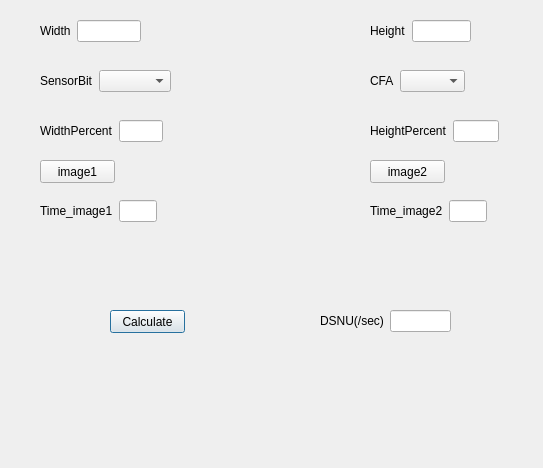
<?xml version="1.0" encoding="UTF-8"?>
<ui version="4.0">
 <class>Dialog</class>
 <widget class="QDialog" name="Dialog">
  <property name="geometry">
   <rect>
    <x>0</x>
    <y>0</y>
    <width>543</width>
    <height>468</height>
   </rect>
  </property>
  <property name="windowTitle">
   <string>Dialog</string>
  </property>
  <widget class="QWidget" name="layoutWidget">
   <property name="geometry">
    <rect>
     <x>40</x>
     <y>20</y>
     <width>101</width>
     <height>22</height>
    </rect>
   </property>
   <layout class="QHBoxLayout" name="horizontalLayout_10">
    <item>
     <widget class="QLabel" name="label_dsnu_width">
      <property name="text">
       <string>Width</string>
      </property>
     </widget>
    </item>
    <item>
     <widget class="QLineEdit" name="lineEdit_dsnu_width"/>
    </item>
   </layout>
  </widget>
  <widget class="QWidget" name="layoutWidget_2">
   <property name="geometry">
    <rect>
     <x>370</x>
     <y>20</y>
     <width>101</width>
     <height>22</height>
    </rect>
   </property>
   <layout class="QHBoxLayout" name="horizontalLayout_12">
    <item>
     <widget class="QLabel" name="label_dsnu_height">
      <property name="text">
       <string>Height</string>
      </property>
     </widget>
    </item>
    <item>
     <widget class="QLineEdit" name="lineEdit_dsnu_height"/>
    </item>
   </layout>
  </widget>
  <widget class="QWidget" name="layoutWidget_3">
   <property name="geometry">
    <rect>
     <x>40</x>
     <y>70</y>
     <width>131</width>
     <height>22</height>
    </rect>
   </property>
   <layout class="QHBoxLayout" name="horizontalLayout_13">
    <item>
     <widget class="QLabel" name="label_dsnu_sensorbit">
      <property name="text">
       <string>SensorBit</string>
      </property>
     </widget>
    </item>
    <item>
     <widget class="QComboBox" name="comboBox_dsnu_sensorbit"/>
    </item>
   </layout>
  </widget>
  <widget class="QWidget" name="layoutWidget_8">
   <property name="geometry">
    <rect>
     <x>370</x>
     <y>70</y>
     <width>95</width>
     <height>22</height>
    </rect>
   </property>
   <layout class="QHBoxLayout" name="horizontalLayout_18">
    <item>
     <widget class="QLabel" name="label_dsnu_cfa">
      <property name="text">
       <string>CFA</string>
      </property>
     </widget>
    </item>
    <item>
     <widget class="QComboBox" name="comboBox_dsnu_cfa"/>
    </item>
   </layout>
  </widget>
  <widget class="QWidget" name="layoutWidget_9">
   <property name="geometry">
    <rect>
     <x>40</x>
     <y>120</y>
     <width>123</width>
     <height>22</height>
    </rect>
   </property>
   <layout class="QHBoxLayout" name="horizontalLayout_19">
    <item>
     <widget class="QLabel" name="label_dsnu_widthpercent">
      <property name="text">
       <string>WidthPercent</string>
      </property>
     </widget>
    </item>
    <item>
     <widget class="QLineEdit" name="lineEdit_dsnu_widthpercent"/>
    </item>
   </layout>
  </widget>
  <widget class="QWidget" name="layoutWidget_10">
   <property name="geometry">
    <rect>
     <x>370</x>
     <y>120</y>
     <width>129</width>
     <height>22</height>
    </rect>
   </property>
   <layout class="QHBoxLayout" name="horizontalLayout_20">
    <item>
     <widget class="QLabel" name="label_dsnu_heightpercent">
      <property name="text">
       <string>HeightPercent</string>
      </property>
     </widget>
    </item>
    <item>
     <widget class="QLineEdit" name="lineEdit_dsnu_heightpercent"/>
    </item>
   </layout>
  </widget>
  <widget class="QWidget" name="layoutWidget_11">
   <property name="geometry">
    <rect>
     <x>40</x>
     <y>200</y>
     <width>117</width>
     <height>22</height>
    </rect>
   </property>
   <layout class="QHBoxLayout" name="horizontalLayout_21">
    <item>
     <widget class="QLabel" name="label_dsnu_time_image1">
      <property name="text">
       <string>Time_image1</string>
      </property>
     </widget>
    </item>
    <item>
     <widget class="QLineEdit" name="lineEdit_dsnu_time_image1"/>
    </item>
   </layout>
  </widget>
  <widget class="QWidget" name="layoutWidget_12">
   <property name="geometry">
    <rect>
     <x>370</x>
     <y>200</y>
     <width>117</width>
     <height>22</height>
    </rect>
   </property>
   <layout class="QHBoxLayout" name="horizontalLayout_22">
    <item>
     <widget class="QLabel" name="label_dsnu_time_image2">
      <property name="text">
       <string>Time_image2</string>
      </property>
     </widget>
    </item>
    <item>
     <widget class="QLineEdit" name="lineEdit_dsnu_time_image2"/>
    </item>
   </layout>
  </widget>
  <widget class="QPushButton" name="pushButton_dsnu_calculate">
   <property name="geometry">
    <rect>
     <x>110</x>
     <y>310</y>
     <width>75</width>
     <height>23</height>
    </rect>
   </property>
   <property name="text">
    <string>Calculate</string>
   </property>
  </widget>
  <widget class="QWidget" name="layoutWidget_13">
   <property name="geometry">
    <rect>
     <x>320</x>
     <y>310</y>
     <width>131</width>
     <height>22</height>
    </rect>
   </property>
   <layout class="QHBoxLayout" name="horizontalLayout_23">
    <item>
     <widget class="QLabel" name="label_dsnu_value">
      <property name="text">
       <string>DSNU(/sec)</string>
      </property>
     </widget>
    </item>
    <item>
     <widget class="QLineEdit" name="lineEdit_dsnu_value"/>
    </item>
   </layout>
  </widget>
  <widget class="QPushButton" name="pushButton_dsnu_image1">
   <property name="geometry">
    <rect>
     <x>40</x>
     <y>160</y>
     <width>75</width>
     <height>23</height>
    </rect>
   </property>
   <property name="text">
    <string>image1</string>
   </property>
  </widget>
  <widget class="QPushButton" name="pushButton_dsnu_image2">
   <property name="geometry">
    <rect>
     <x>370</x>
     <y>160</y>
     <width>75</width>
     <height>23</height>
    </rect>
   </property>
   <property name="text">
    <string>image2</string>
   </property>
  </widget>
 </widget>
 <resources/>
 <connections/>
</ui>
